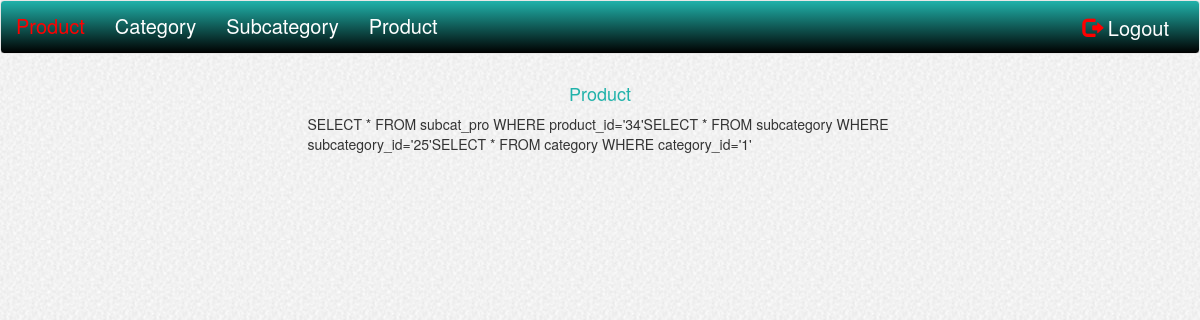
/viewproduct.php?product_id=34 (signed in), run on the app's committed database.
### tables this page shows
CREATE TABLE `subcat_pro` (
  `category_id` int(11) NOT NULL,
  `subcategory_id` int(10) NOT NULL,
  `product_id` int(10) NOT NULL
);

### viewproduct.php (the view, shortened to what this page needs)
<?php
include("header.php");
include("db-config.php");
?>
<div class="row">
<div class="col-sm-3"></div>
<div class="col-sm-6">
<h4 class="text-center" id="list">Product</h4>
<?php
	$productIDs = $_GET['product_id'];
	echo $sql7="SELECT * FROM subcat_pro WHERE product_id='".$productIDs."'";
	$res7=mysqli_query($conn, $sql7);
	$row_cat=mysqli_fetch_assoc($res7);
echo 	  $sql8="SELECT * FROM subcategory WHERE subcategory_id='".$row_cat['subcategory_id']."'";
 echo   $sql9="SELECT * FROM category WHERE category_id='".$row_cat['category_id']."'";die;
?>

### css/style.css (style rules this page uses)
#list { color:#20B2AA; }

### data on the page
subcat_pro: subcategory "SELECT * FROM subcategory WHERE subcategory_id='25'", category "SELECT * FROM category WHERE category_id='1'"

### other printed values
$sql7="SELECT * FROM subcat_pro WHERE product_id='".$productIDs."'" "SELECT * FROM subcat_pro WHERE product_id='34'"
